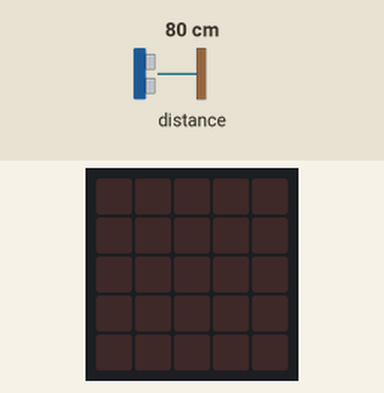
Simulated run of this program. Board: BBC micro:bit (MakeCode). Parts: the board's 5×5 LED display. Inputs (shaded band) come from the test bench; at power-on: distance to the obstacle 80 cm.

Above: at 1.2 s.
1.3 s: distance to the obstacle set to 2 cm
At 2.5 s:
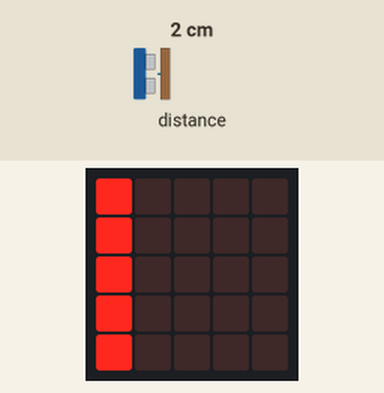
2.8 s: distance to the obstacle set to 4 cm
4.3 s: distance to the obstacle set to 7 cm
At 5.2 s:
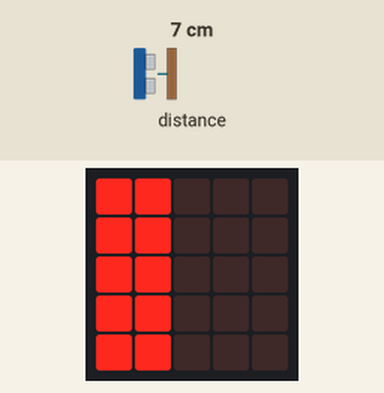
6.1 s: distance to the obstacle set to 9 cm
7.6 s: distance to the obstacle set to 12 cm
At 8.0 s:
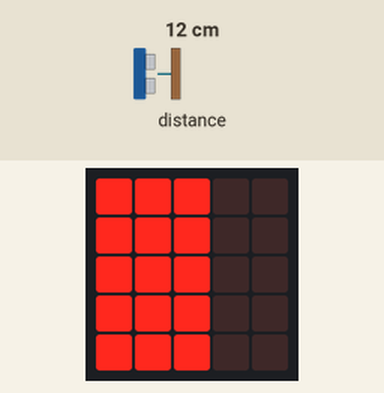
9.1 s: distance to the obstacle set to 17 cm
At 9.9 s:
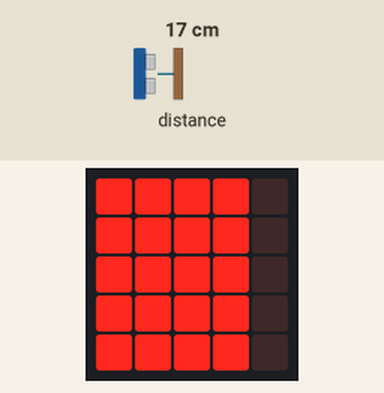
Timing chart, 0 to 11.8 s (numbered marks = the images above; inputs shaded):
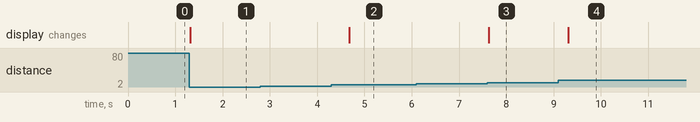

Measured:
- the behaviour switches between 5 and 6 cm on distance to the obstacle (found by bisection; images 1 and 2)
- the behaviour switches between 10 and 11 cm on distance to the obstacle (found by bisection; images 2 and 3)
- the behaviour switches between 15 and 16 cm on distance to the obstacle (found by bisection; images 3 and 4)
- after the input at 1.3 s, the display: changes at once (image 1)
- after the input at 2.8 s, every drawn part: stays the same
- after the input at 4.3 s, the display: changes after 0.38 s (image 2)
- after the input at 6.1 s, every drawn part: stays the same
- after the input at 7.6 s, the display: changes at once (image 3)
- after the input at 9.1 s, the display: changes after 0.21 s (image 4)

The program:

main.ts
```typescript
let distance = 0
basic.forever(function () {
    distance = sonar.ping(
    DigitalPin.P0,
    DigitalPin.P1,
    PingUnit.Centimeters
    )
    if (distance <= 5) {
        basic.showLeds(`
            # . . . .
            # . . . .
            # . . . .
            # . . . .
            # . . . .
            `)
    } else if (distance <= 10) {
        basic.showLeds(`
            # # . . .
            # # . . .
            # # . . .
            # # . . .
            # # . . .
            `)
    } else if (distance <= 15) {
        basic.showLeds(`
            # # # . .
            # # # . .
            # # # . .
            # # # . .
            # # # . .
            `)
    } else if (distance <= 20) {
        basic.showLeds(`
            # # # # .
            # # # # .
            # # # # .
            # # # # .
            # # # # .
            `)
    } else if (distance <= 25) {
        basic.showLeds(`
            # # # # #
            # # # # #
            # # # # #
            # # # # #
            # # # # #
            `)
    }
})
```

test.ts
```typescript
// les tests vont ici ; cela ne sera pas compilé si ce paquet est utilisé en tant qu'extension.
```
